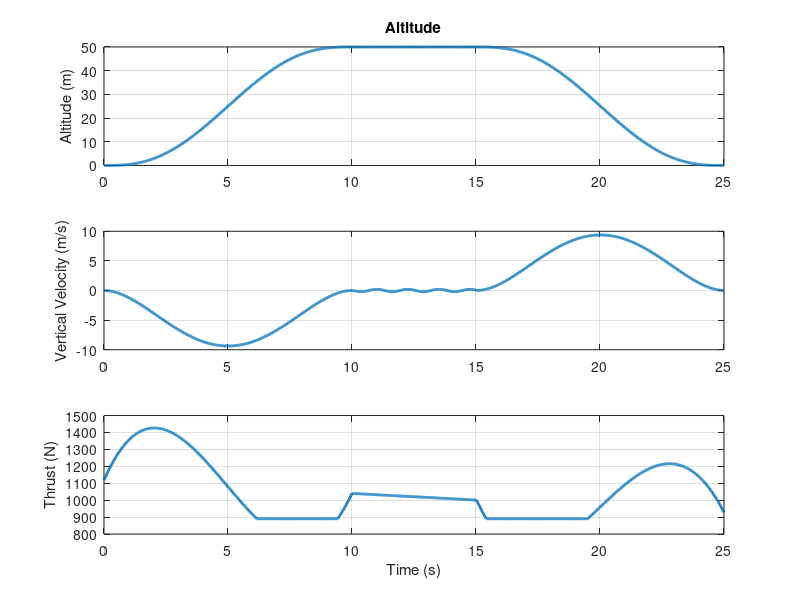
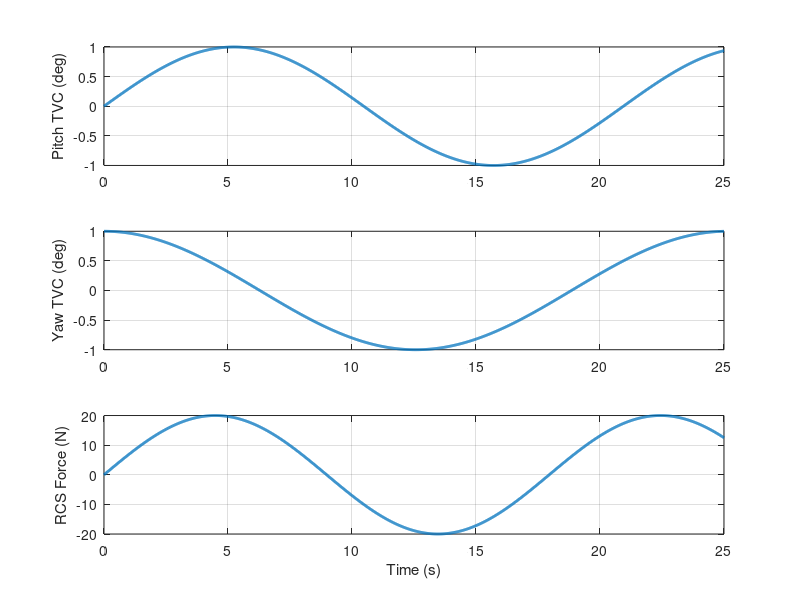
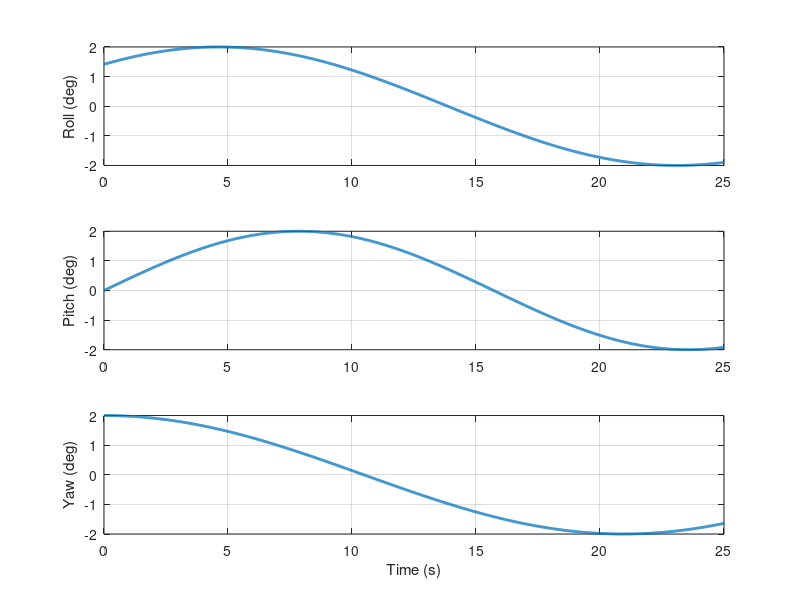
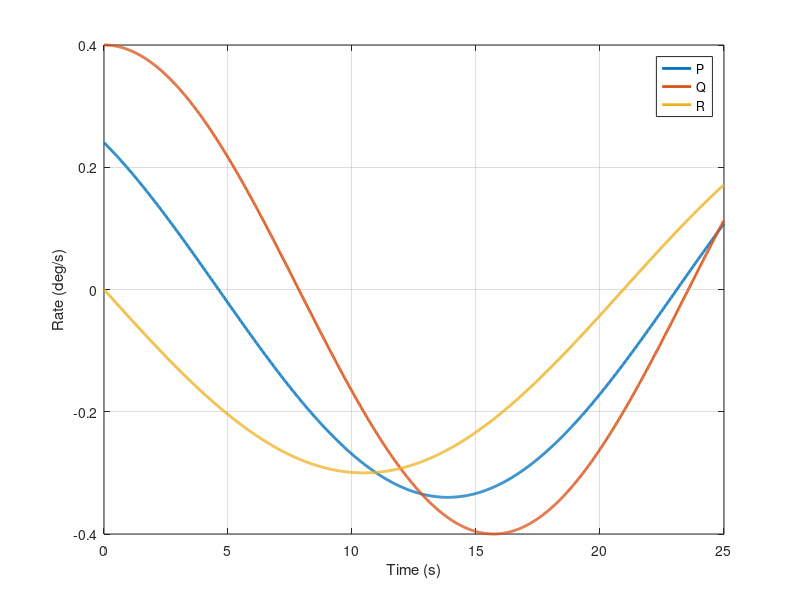

These figures' MATLAB source, in order:
function [Trajectory,unom,tgrid,m_profile,I_profile] = Trajectory3()

close all

%% VEHICLE PARAMETERS

m0 = 114;
mf = 94;
g  = 9.81;

Tmin = 890;
Tmax = 2400;

h_target = 50;

t_ascend  = 10;
t_hover   = 5;
t_descend = 10;

dt = 0.02;

%% TIME GRID

t1 = 0:dt:t_ascend;
t2 = t1(end)+dt:dt:t1(end)+t_hover;
t3 = t2(end)+dt:dt:t2(end)+t_descend;

tgrid = [t1 t2 t3]';
N = length(tgrid);

tf = tgrid(end);

%% MASS PROFILE

m_profile = m0 - (m0-mf)*(tgrid/tf);

%% INERTIA PROFILE

Ix0 = 1;
Iy0 = 40;
Iz0 = 40;

I_profile = zeros(3,3,N);

for i=1:N

    scale = m_profile(i)/m0;

    I_profile(:,:,i) = diag([Ix0 Iy0 Iz0])*scale;

end

%% MINIMUM JERK ALTITUDE

z  = zeros(N,1);
vz = zeros(N,1);
az = zeros(N,1);

for i = 1:length(t1)

    s = t1(i)/t_ascend;

    z(i)  = h_target*(10*s^3 - 15*s^4 + 6*s^5);
    vz(i) = h_target*(30*s^2 - 60*s^3 + 30*s^4)/t_ascend;
    az(i) = h_target*(60*s - 180*s^2 + 120*s^3)/t_ascend^2;

end

k = length(t1);

for i = 1:length(t2)

    idx = k+i;

    z(idx)  = h_target;
    vz(idx) = 0.2*sin(5*tgrid(idx));  % small oscillation
    az(idx) = 0;

end

k = length(t1) + length(t2);

for i = 1:length(t3)

    idx = k+i;

    s = (t3(i)-t3(1))/t_descend;

    z(idx)  = h_target*(1-(10*s^3-15*s^4+6*s^5));
    vz(idx) = -h_target*(30*s^2-60*s^3+30*s^4)/t_descend;
    az(idx) = -h_target*(60*s-180*s^2+120*s^3)/t_descend^2;

end

%% THRUST PROFILE (MASS DEPENDENT)

T = m_profile .* (g + az);
T = min(max(T,Tmin),Tmax);

%% ATTITUDE EXCITATION

roll  = deg2rad(2)*sin(0.17*tgrid + pi/4);
pitch = deg2rad(2)*sin(0.20*tgrid);
yaw   = deg2rad(2)*cos(0.15*tgrid);

dt = tgrid(2)-tgrid(1);

P = gradient(roll,dt);
Q = gradient(pitch,dt);
R = gradient(yaw,dt);

%% QUATERNIONS

q = zeros(N,4);

for i = 1:N

phi = roll(i);
theta = pitch(i);
psi = yaw(i);

cy = cos(psi/2);
sy = sin(psi/2);
cp = cos(theta/2);
sp = sin(theta/2);
cr = cos(phi/2);
sr = sin(phi/2);

q(i,:) = [
cr*cp*cy + sr*sp*sy
sr*cp*cy - cr*sp*sy
cr*sp*cy + sr*cp*sy
cr*cp*sy - sr*sp*cy];

end

%% POSITION

X = zeros(N,1);
Y = zeros(N,1);
Z = -z;

Vx = zeros(N,1);
Vy = zeros(N,1);
Vz = -vz;

%% TVC INPUTS

delta_p = deg2rad(1)*sin(0.3*tgrid);
delta_y = deg2rad(1)*cos(0.25*tgrid);

%% RCS INPUT

F_rcs = 20*sin(0.35*tgrid);

%% OUTPUT ARRAYS

Trajectory = [
X Y Z ...
Vx Vy Vz ...
P Q R ...
q];

unom = [
T ...
delta_p ...
delta_y ...
F_rcs];

%% ======================== PLOTS ========================

%% ALTITUDE / VELOCITY / THRUST

figure('Name','Vertical Motion')

subplot(3,1,1)
plot(tgrid,-Z,'LineWidth',2)
ylabel('Altitude (m)')
title('Altitude')
grid on
xlim([0 tf])

subplot(3,1,2)
plot(tgrid,Vz,'LineWidth',2)
ylabel('Vertical Velocity (m/s)')
grid on
xlim([0 tf])

subplot(3,1,3)
plot(tgrid,T,'LineWidth',2)
ylabel('Thrust (N)')
xlabel('Time (s)')
grid on
xlim([0 tf])

%% CONTROL INPUTS

figure('Name','Control Inputs')

subplot(3,1,1)
plot(tgrid,rad2deg(delta_p),'LineWidth',2)
ylabel('Pitch TVC (deg)')
grid on
xlim([0 tf])

subplot(3,1,2)
plot(tgrid,rad2deg(delta_y),'LineWidth',2)
ylabel('Yaw TVC (deg)')
grid on
xlim([0 tf])

subplot(3,1,3)
plot(tgrid,F_rcs,'LineWidth',2)
ylabel('RCS Force (N)')
xlabel('Time (s)')
grid on
xlim([0 tf])

%% ATTITUDE

figure('Name','Attitude')

subplot(3,1,1)
plot(tgrid,rad2deg(roll),'LineWidth',2)
ylabel('Roll (deg)')
grid on
xlim([0 tf])

subplot(3,1,2)
plot(tgrid,rad2deg(pitch),'LineWidth',2)
ylabel('Pitch (deg)')
grid on
xlim([0 tf])

subplot(3,1,3)
plot(tgrid,rad2deg(yaw),'LineWidth',2)
ylabel('Yaw (deg)')
xlabel('Time (s)')
grid on
xlim([0 tf])

%% BODY RATES

figure('Name','Body Rates')

plot(tgrid,[P Q R]*180/pi,'LineWidth',2)
xlabel('Time (s)')
ylabel('Rate (deg/s)')
legend('P','Q','R')
grid on
xlim([0 tf])

%% MASS

figure('Name','Mass Profile')

plot(tgrid,m_profile,'LineWidth',2)
xlabel('Time (s)')
ylabel('Mass (kg)')
grid on
xlim([0 tf])

%% 3D TRAJECTORY

figure('Name','3D Trajectory')

plot3(X,Y,-Z,'LineWidth',2)
xlabel('X (m)')
ylabel('Y (m)')
zlabel('Altitude (m)')
title('Rocket Flight Path')
grid on
view(35,25)

end
